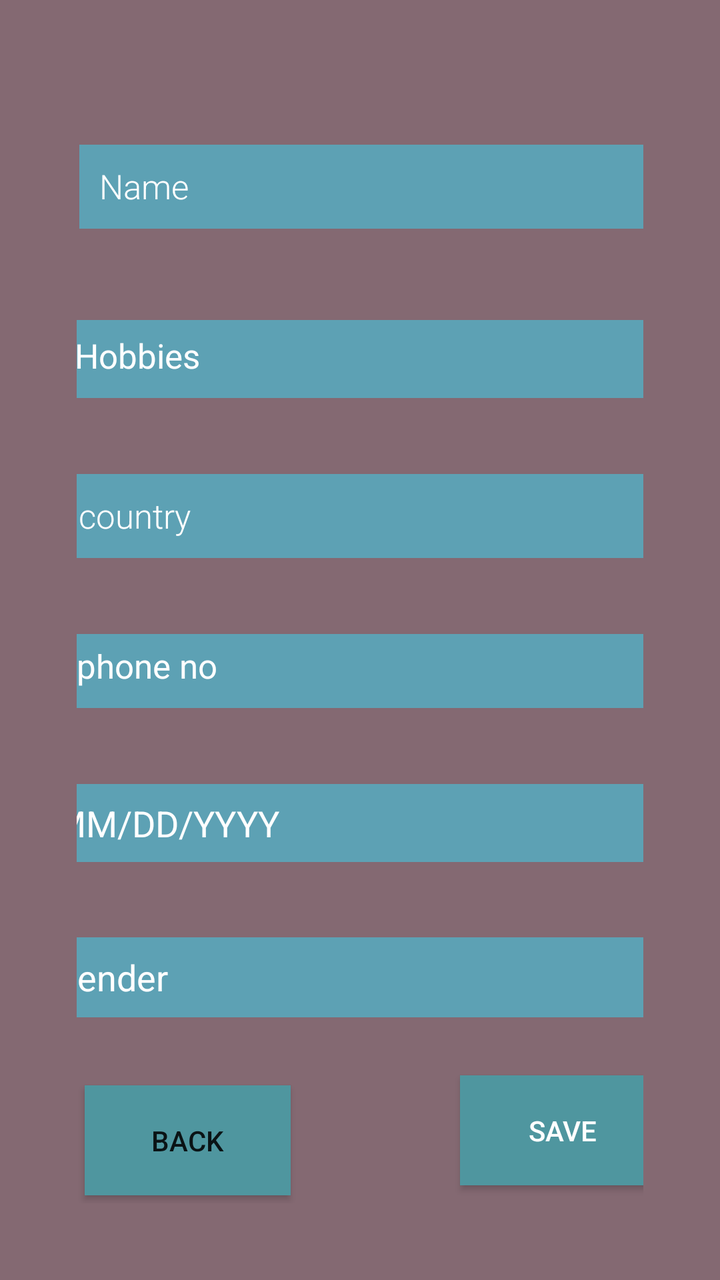
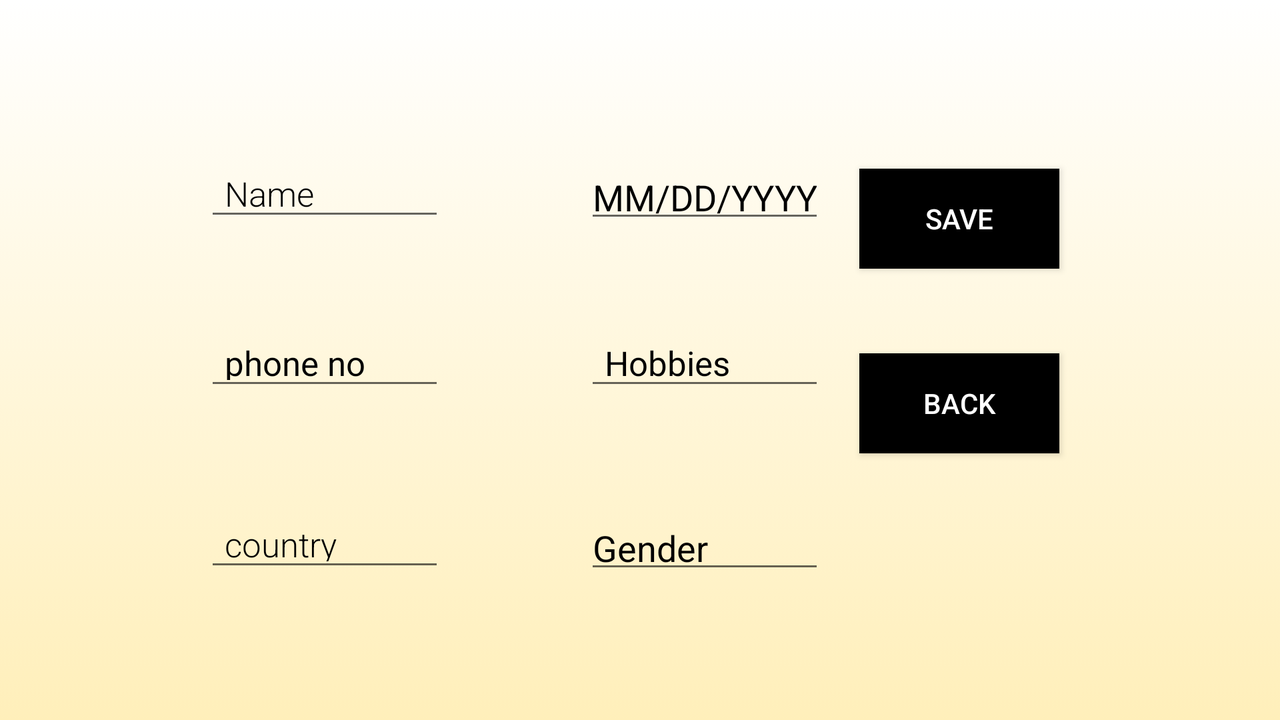

One screen, two layout resources from the same app: the default and the repository's alternative for another configuration. Each is rendered where Android would select it; the XML of both is given below.
<!-- AndroidManifest.xml: application theme AppTheme -->
<!-- res/layout/activity_editinfo.xml -->
<?xml version="1.0" encoding="utf-8"?>
<android.support.constraint.ConstraintLayout  xmlns:android="http://schemas.android.com/apk/res/android"
    xmlns:app="http://schemas.android.com/apk/res-auto"
    xmlns:tools="http://schemas.android.com/tools"
    android:layout_width="match_parent"
    android:layout_height="match_parent"
    android:padding="38.40dp"
    android:orientation="vertical"
    android:background="@color/colorAccent"
    tools:context=".editinfo">


    <EditText
        android:id="@+id/profile_name"
        android:layout_width="295dp"
        android:layout_height="42dp"

        android:layout_marginStart="4dp"
        android:layout_marginTop="4dp"
        android:layout_marginEnd="4dp"
        android:layout_marginBottom="4dp"
        android:background="@color/colorPrimary"
        android:fontFamily="sans-serif-light"
        android:hint="@string/edit_profile_name"
        android:inputType="textPersonName"
        android:maxLines="1"
        android:padding="10sp"
        android:singleLine="true"
        android:textColor="@color/colorWhite"
        android:textColorHint="@color/colorWhite"
        android:textSize="17sp"
        app:layout_constraintBottom_toTopOf="@+id/profile_hobby"
        app:layout_constraintEnd_toEndOf="parent"
        app:layout_constraintHorizontal_bias="0.148"
        app:layout_constraintStart_toStartOf="parent"
        app:layout_constraintTop_toTopOf="parent" />

    <EditText
        android:id="@+id/profile_country"
        android:layout_width="302dp"
        android:layout_height="42dp"
        android:layout_marginStart="4dp"
        android:layout_marginTop="4dp"
        android:layout_marginEnd="4dp"
        android:layout_marginBottom="4dp"
        android:background="@color/colorPrimary"
        android:fontFamily="sans-serif-light"
        android:hint="@string/edit_profile_country"
        android:inputType="text"
        android:maxLines="1"
        android:padding="10sp"
        android:singleLine="true"
        android:textColor="@color/colorWhite"
        android:textColorHint="@color/colorWhite"
        android:textSize="17sp"
        app:layout_constraintBottom_toTopOf="@+id/profile_phone"
        app:layout_constraintEnd_toEndOf="parent"
        app:layout_constraintStart_toStartOf="parent"
        app:layout_constraintTop_toBottomOf="@+id/profile_hobby" />

    <EditText
        android:id="@+id/profile_phone"
        android:layout_width="304dp"
        android:layout_height="37dp"
        android:layout_marginStart="4dp"
        android:layout_marginTop="4dp"
        android:layout_marginEnd="4dp"
        android:layout_marginBottom="4dp"
        android:background="@color/colorPrimary"
        android:hint="@string/edit_profile_phone"
        android:inputType="phone"
        android:maxLines="1"
        android:padding="10sp"
        android:singleLine="true"
        android:textColor="@color/colorWhite"
        android:textColorHint="@color/colorWhite"
        android:textSize="17sp"
        app:layout_constraintBottom_toTopOf="@+id/profile_birth"
        app:layout_constraintEnd_toEndOf="parent"
        app:layout_constraintStart_toStartOf="parent"
        app:layout_constraintTop_toBottomOf="@+id/profile_country" />

    <EditText
        android:id="@+id/profile_hobby"
        android:layout_width="304dp"
        android:layout_height="39dp"
        android:layout_marginStart="4dp"
        android:layout_marginTop="12dp"
        android:layout_marginEnd="4dp"
        android:layout_marginBottom="4dp"
        android:background="@color/colorPrimary"
        android:hint="@string/edit_profile_hobby"
        android:inputType="text"
        android:maxLines="1"
        android:padding="10sp"
        android:singleLine="true"
        android:textColor="@color/colorWhite"
        android:textColorHint="@color/colorWhite"
        android:textSize="17sp"
        app:layout_constraintBottom_toTopOf="@+id/profile_country"
        app:layout_constraintEnd_toEndOf="parent"
        app:layout_constraintHorizontal_bias="0.541"
        app:layout_constraintStart_toStartOf="parent"
        app:layout_constraintTop_toBottomOf="@+id/profile_name" />

    <EditText
        android:id="@+id/profile_birth"
        android:layout_width="306dp"
        android:layout_height="39dp"
        android:layout_marginStart="4dp"
        android:layout_marginTop="4dp"
        android:layout_marginEnd="4dp"
        android:layout_marginBottom="4dp"
        android:background="@color/colorPrimary"
        android:hint="MM/DD/YYYY"
        android:inputType="date"
        android:textColor="@color/colorWhite"
        android:textColorHint="@color/colorWhite"
        app:layout_constraintBottom_toTopOf="@+id/profile_gender"
        app:layout_constraintEnd_toEndOf="parent"
        app:layout_constraintStart_toStartOf="parent"
        app:layout_constraintTop_toBottomOf="@+id/profile_phone" />


    <EditText
        android:id="@+id/profile_gender"
        android:layout_width="308dp"
        android:layout_height="40dp"
        android:layout_marginStart="4dp"
        android:layout_marginTop="4dp"
        android:layout_marginEnd="4dp"
        android:layout_marginBottom="4dp"
        android:background="@color/colorPrimary"
        android:hint="Gender"
        android:inputType="text"
        android:textColor="@color/colorWhite"
        android:textColorHint="@color/colorWhite"
        app:layout_constraintBottom_toTopOf="@+id/Return"
        app:layout_constraintEnd_toEndOf="parent"
        app:layout_constraintStart_toStartOf="parent"
        app:layout_constraintTop_toBottomOf="@+id/profile_birth" />

    <Button
        android:id="@+id/Return"
        android:layout_width="103dp"
        android:layout_height="55dp"
        android:layout_marginStart="4dp"
        android:layout_marginBottom="4dp"
        android:background="@color/colorPrimaryDark"

        android:padding="12sp"
        android:text="BACK"
        app:layout_constraintBottom_toBottomOf="parent"
        app:layout_constraintStart_toStartOf="parent" />

    <Button
        android:id="@+id/save_edit_button"
        android:layout_width="103dp"
        android:layout_height="55dp"
        android:layout_marginStart="100dp"
        android:layout_marginTop="24dp"
        android:layout_marginEnd="4dp"
        android:layout_marginBottom="4dp"
        android:background="@color/colorPrimaryDark"
        android:padding="12sp"
        android:text="@string/save_edit"
        android:textColor="@color/colorWhite"
        app:layout_constraintBottom_toBottomOf="parent"
        app:layout_constraintEnd_toEndOf="parent"
        app:layout_constraintStart_toEndOf="@+id/Return"
        app:layout_constraintTop_toBottomOf="@+id/profile_gender" />


</android.support.constraint.ConstraintLayout>
<!-- resources referenced by this layout -->
<resources>
  <color name="colorAccent">#846972</color>
  <color name="colorPrimary">#5da1b4</color>
  <color name="colorPrimaryDark">#4f969f</color>
  <color name="colorWhite">#ffffff</color>
  <string name="edit_profile_country">country</string>
  <string name="edit_profile_hobby">Hobbies</string>
  <string name="edit_profile_name">Name</string>
  <string name="edit_profile_phone">phone no</string>
  <string name="save_edit">save</string>
  <!-- from res/values-v21/ -->
  <style name="AppTheme" parent="Base.Theme.AppCompat.Light.DarkActionBar">
          
          <item name="colorPrimary">@color/colorPrimary</item>
          <item name="colorPrimaryDark">@color/colorPrimaryDark</item>
          <item name="colorAccent">@color/colorAccent</item>
      </style>
</resources>
<!-- res/layout-land/activity_editinfo.xml (the repository's variant of the layout above) -->
<!-- drawn on the phone turned sideways -->
<?xml version="1.0" encoding="utf-8"?>
<RelativeLayout  xmlns:android="http://schemas.android.com/apk/res/android"
    xmlns:app="http://schemas.android.com/apk/res-auto"
    xmlns:tools="http://schemas.android.com/tools"
    android:layout_width="match_parent"
    android:layout_height="match_parent"
    android:padding="38.40dp"
    android:orientation="vertical"
    android:background="@drawable/gradient_background"
    tools:context=".editinfo">

    <RelativeLayout
        android:layout_width="190dp"
        android:id="@+id/landrel1"
        android:layout_height="match_parent"
        android:layout_alignParentStart="true"
        android:layout_centerVertical="true"
        android:layout_marginStart="29dp">

        <EditText
            android:id="@+id/profile_name"
            android:layout_width="120dp"
            android:layout_height="40dp"
            android:layout_alignParentTop="true"
            android:layout_centerHorizontal="true"
            android:layout_marginTop="37dp"
            android:fontFamily="sans-serif-light"
            android:hint="@string/edit_profile_name"
            android:maxLines="1"
            android:padding="10sp"
            android:singleLine="true"
            android:inputType="text"
            android:textColor="@color/black"
            android:textColorHint="@color/black"
            android:textSize="17sp" />

        <EditText
            android:id="@+id/profile_country"
            android:layout_width="120dp"
            android:layout_height="40dp"
            android:layout_alignParentBottom="true"
            android:layout_centerHorizontal="true"
            android:layout_marginBottom="31dp"
            android:fontFamily="sans-serif-light"
            android:hint="@string/edit_profile_country"
            android:inputType="text"
            android:maxLines="1"
            android:padding="10sp"
            android:singleLine="true"
            android:textColor="@color/black"
            android:textColorHint="@color/black"
            android:textSize="17sp" />


        <EditText
            android:id="@+id/profile_phone"
            android:layout_width="120dp"
            android:layout_height="40dp"
            android:layout_centerInParent="true"
            android:hint="@string/edit_profile_phone"
            android:inputType="phone"
            android:maxLines="1"
            android:padding="10sp"
            android:singleLine="true"
            android:textColor="@color/black"
            android:textColorHint="@color/black"
            android:textSize="17sp" />
    </RelativeLayout>


    <RelativeLayout
        android:id="@+id/landrel2"
        android:layout_width="190dp"
        android:layout_height="match_parent"
        android:layout_centerVertical="true"
        android:layout_toEndOf="@+id/landrel1">

        <EditText
            android:id="@+id/profile_hobby"
            android:layout_width="120dp"
            android:layout_height="40dp"
            android:layout_centerInParent="true"
            android:hint="@string/edit_profile_hobby"
            android:inputType="text"
            android:maxLines="1"
            android:padding="10sp"
            android:singleLine="true"
            android:textColor="@color/black"
            android:textColorHint="@color/black"
            android:textSize="17sp" />


        <EditText
            android:id="@+id/profile_birth"
            android:layout_width="120dp"
            android:layout_height="40dp"
            android:layout_alignParentTop="true"
            android:layout_centerHorizontal="true"
            android:layout_marginTop="38dp"
            android:hint="MM/DD/YYYY"
            android:inputType="date"
            android:singleLine="false"
            android:textColor="@color/black"
            android:textColorHint="@color/black" />

        <EditText
            android:id="@+id/profile_gender"
            android:layout_width="120dp"
            android:layout_height="40dp"
            android:layout_alignParentBottom="true"
            android:layout_centerHorizontal="true"
            android:layout_marginBottom="30dp"
            android:hint="Gender"
            android:inputType="text"
            android:textColor="@color/black"
            android:textColorHint="@color/black" />
    </RelativeLayout>


    <Button
        android:id="@+id/Return"
        android:layout_width="100dp"
        android:layout_height="50dp"
        android:layout_alignParentBottom="true"
        android:layout_alignParentEnd="true"
        android:layout_marginBottom="95dp"
        android:layout_marginEnd="72dp"
        android:background="@color/black"
        android:padding="12sp"
        android:text="BACK"
        android:textColor="@color/colorWhite" />

    <Button
        android:id="@+id/save_edit_button"
        android:layout_width="100dp"
        android:layout_height="50dp"
        android:layout_alignParentTop="true"
        android:layout_alignStart="@+id/Return"
        android:layout_marginTop="46dp"
        android:background="@color/black"
        android:padding="12sp"
        android:text="@string/save_edit"
        android:textColor="@color/colorWhite" />


</RelativeLayout>
<!-- resources referenced by the variant -->
<!-- as the phone turned sideways resolves them -->
<resources>
  <color name="colorWhite">#ffffff</color>
  <!-- drawable gradient_background (drawable) -->
  <?xml version="1.0" encoding="utf-8"?>
  <selector xmlns:android="http://schemas.android.com/apk/res/android">
  
      <item>
          <shape>
              <gradient
                  android:angle="90"
                  android:startColor="#ffefba"
                  android:endColor="#ffffff"
                  android:type="linear"/>
  
          </shape>
      </item>
  
  </selector>
  <string name="edit_profile_country">country</string>
  <string name="edit_profile_hobby">Hobbies</string>
  <string name="edit_profile_name">Name</string>
  <string name="edit_profile_phone">phone no</string>
  <string name="save_edit">save</string>
  <!-- from res/values-v21/ -->
  <style name="AppTheme" parent="Base.Theme.AppCompat.Light.DarkActionBar">
          
          <item name="colorPrimary">@color/colorPrimary</item>
          <item name="colorPrimaryDark">@color/colorPrimaryDark</item>
          <item name="colorAccent">@color/colorAccent</item>
      </style>
  <color name="colorPrimary">#5da1b4</color>
  <color name="colorPrimaryDark">#4f969f</color>
  <color name="colorAccent">#846972</color>
</resources>
